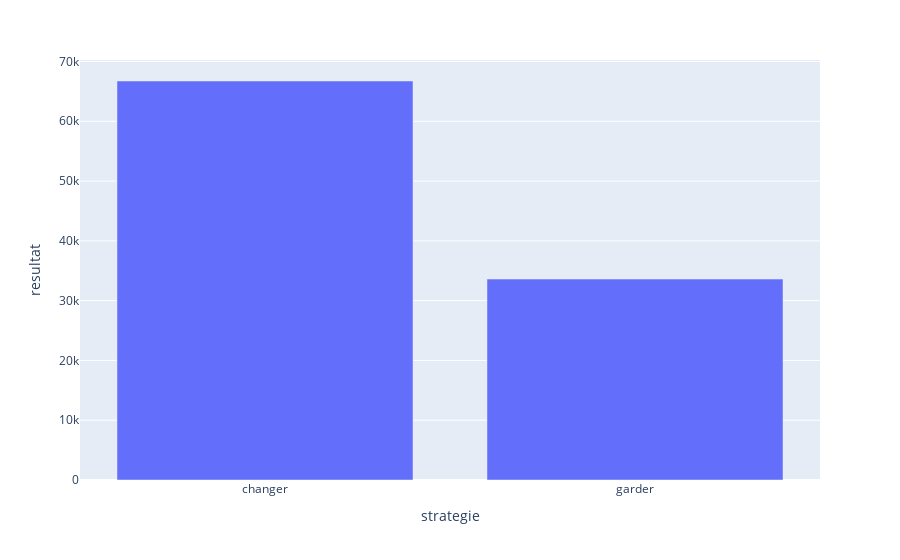

This figure's notebook cell:
### Code cell
px.bar(df, x="strategie", y="resultat")

### Figure 1 — Plotly figure (JSON) as saved in the notebook; plotly's stock layout.template omitted (floating-point values rounded to 4 significant figures)
{"data": [{"alignmentgroup": "True", "hovertemplate": "strategie=%{x}<br>resultat=%{y}<extra></extra>", "legendgroup": "", "marker": {"color": "#636efa", "pattern": {"shape": ""}}, "name": "", "offsetgroup": "", "orientation": "v", "showlegend": false, "textposition": "auto", "type": "bar", "x": ["changer", "garder"], "xaxis": "x", "y": [66740, 33609], "yaxis": "y"}], "layout": {"barmode": "relative", "legend": {"tracegroupgap": 0}, "margin": {"t": 60}, "xaxis": {"anchor": "y", "domain": [0, 1], "title": {"text": "strategie"}}, "yaxis": {"anchor": "x", "domain": [0, 1], "title": {"text": "resultat"}}}}
